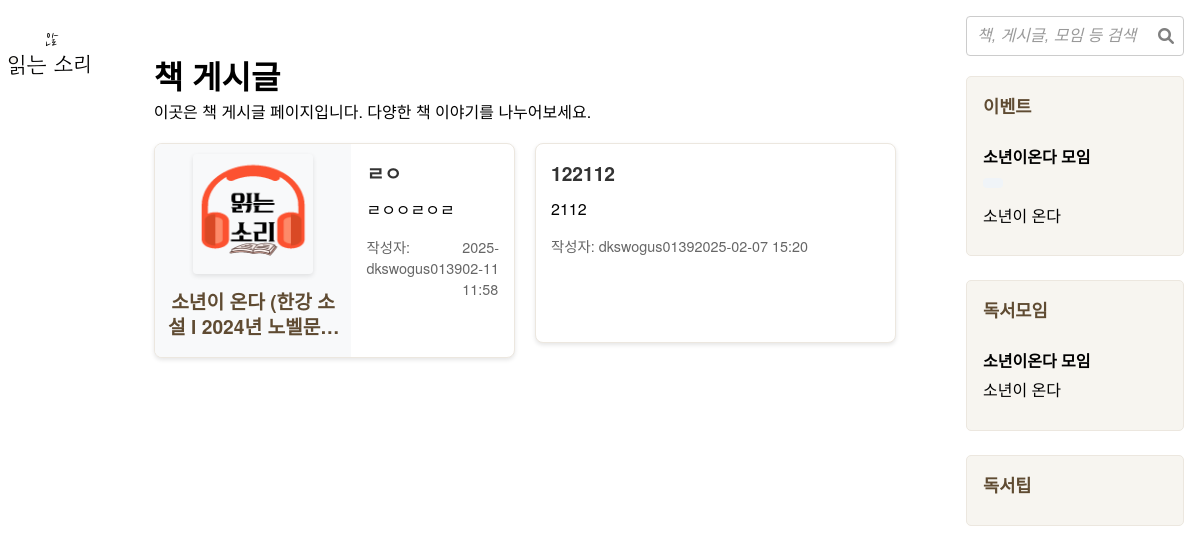
The app's page /community/general_post/ with its own data.
### community/models.py (models this page shows, shortened)
class Post(models.Model):
    title       = models.CharField(max_length=200, verbose_name="제목")
    content     = models.TextField(verbose_name="내용")
    writer      = models.ForeignKey(User, on_delete=models.CASCADE, verbose_name="작성자")
    views       = models.PositiveIntegerField(default=0, verbose_name="조회수")
    postimage_set = GenericRelation(PostImage)
    created_at  = models.DateTimeField(auto_now_add=True, verbose_name="등록일")
    updated_at  = models.DateTimeField(auto_now=True, verbose_name="수정일")
    is_active   = models.BooleanField(default=True, verbose_name="활성화 여부")
    is_pinned   = models.BooleanField(default=False, verbose_name="고정 여부")
    is_deleted  = models.BooleanField(default=False, verbose_name="삭제 여부")
    is_side_bar = models.BooleanField(
        default=False,
        verbose_name="사이드바 노출 여부",
        help_text="게시글을 사이드바에 표시할지 여부를 설정합니다."
    )
    search_vector = SearchVectorField(null=True)                # 검색 기능 추가
    category = models.CharField(
        max_length=50,
        choices=PostCategory.choices,  # 선택 항목 직접 연결
        default=PostCategory.BOOK_POST,
        verbose_name="카테고리",
        help_text="게시글 유형 선택"
    )
    tags        = models.ManyToManyField('PostTag', blank=True, verbose_name="태그")
    likes = GenericRelation('Like')  # 좋아요 관계 추가
    book        = models.ForeignKey(
        'Book',
        on_delete=models.CASCADE,
        null=True,
        blank=True,
        verbose_name="책"
    )
    objects = PostManager()
    class Meta:
        abstract = True
        ordering = ['-is_pinned', '-created_at']
        indexes = [
            GinIndex(fields=['search_vector'])                 # 검색 성능 향상을 위한 인덱스
        ]

class GeneralPost(Post):
    images = GenericRelation(PostImage)
    class Meta(Post.Meta):
        verbose_name = "일반 게시글"
        verbose_name_plural = "일반 게시글 목록"

class Book(models.Model):
    isbn = models.CharField(
        max_length=20,
        unique=True,
        null=True,
        blank=True,
        verbose_name="ISBN"
    )
    title = models.CharField(max_length=200, verbose_name="책 제목")
    author = models.CharField(max_length=100, blank=True, null=True, verbose_name="저자")
    publisher = models.CharField(max_length=100, blank=True, null=True, verbose_name="출판사")
    pubdate = models.CharField(max_length=20, blank=True, null=True, verbose_name="출판일(문자열)")
    thumbnail_url = models.URLField(blank=True, null=True, verbose_name="썸네일 이미지 URL")
    link = models.URLField(blank=True, null=True, verbose_name="도서 링크")
    genre = models.CharField(                                  # 오른쪽 주석: 변경된 BookGenre 모델을 참조
        max_length=50,
        choices=BookGenre.choices,  # 선택 항목 직접 연결
        default=BookGenre.ESSAY,
        verbose_name="책 장르",
        help_text="책 장르 선택"
    )
    description = models.TextField(blank=True, null=True, verbose_name="책 설명")
    priority = models.PositiveIntegerField(
        default=0,
        null=True,
        blank=True,
        verbose_name='우선순위',
        help_text='낮은 숫자가 더 높은 우선순위를 가집니다 (예: 1이 2보다 높음).'
    )
    created_at = models.DateTimeField(
        default=timezone.now,
        verbose_name="등록일"
    )
    updated_at = models.DateTimeField(auto_now=True, verbose_name="수정일")
    is_active = models.BooleanField(default=True, verbose_name="활성화 여부")
    views = models.PositiveIntegerField(default=0, verbose_name="조회수")
    likes = GenericRelation('Like')  # 좋아요 관계 추가
    comments = GenericRelation('Comment')
    is_recommended = models.BooleanField(
        default=False,
        verbose_name="추천도서 여부",
        help_text="추천도서 페이지 노출 여부"
    )
    recommendation_comment = models.CharField(
        max_length=255,
        blank=True,
        null=True,
        verbose_name="추천 코멘트",
        help_text="추천도서 페이지에 표시될 짧은 설명 (150자 이내)"
    )
    class Meta:
        ordering = ['priority', 'title']  # 우선순위 높은(숫자 낮은) 책부터 정렬 후, 제목 순
        verbose_name = "책"
        verbose_name_plural = "책 목록"

class PersonalBookEventPost(Post):
    event_start_date = models.DateTimeField(
        null=True,  # null 허용 ▶ null 허용
        blank=True, # 공백 허용 ▶ 공백 허용
        verbose_name="이벤트 시작일시"  # 이벤트 시작일시 ▶ 읽기 편한 표시
    )
    event_end_date = models.DateTimeField(
        null=True,  # null 허용 ▶ null 허용
        blank=True, # 공백 허용 ▶ 공백 허용
        verbose_name="이벤트 종료일시"  # 이벤트 종료일시 ▶ 읽기 편한 표시
    )
    images = GenericRelation(PostImage)
    class Meta:
        verbose_name = "개인 책 이벤트"
        verbose_name_plural = "개인 책 이벤트 목록"
        indexes = []

class ReadingGroupPost(Post):
    event_date = models.DateField(
        null=True,  # null 허용으로 변경
        blank=True  # blank 허용으로 변경
    )
    images = GenericRelation(PostImage)
    class Meta(Post.Meta):
        verbose_name = "독서 모임 게시글"
        verbose_name_plural = "독서 모임 게시글 목록"

### community/views.py (the view)
# urls.py: path('general_post/', views.general_post, name='general_post'), # 일반 게시판 뷰
def general_post(request):
    posts = GeneralPost.objects.all().order_by('-is_pinned', '-created_at').prefetch_related('tags')  # 고정 게시글 우선, 이후 최근 게시글 정렬
    context = {
        **get_common_context(request),
        "posts": posts
    }
    return render(request, 'community/general_post.html', context)

### community/models.py (called while the page is built)
    def get_queryset(self):
        return super().get_queryset().filter(is_deleted=False, is_active=True)

### community/templates/community/general_post.html (shortened to what this page needs)
{% extends "community/base.html" %}
{% load static %}
{% block content %}
  <div class="post-list-container">
    <h1>책 게시글</h1>
    <p>이곳은 책 게시글 페이지입니다. 다양한 책 이야기를 나누어보세요.</p>
    {% if posts %}
      <div class="post-grid">
        {% for post in posts %}
          <a href="{% url 'community:general_post_detail' post.pk %}" class="post-card-link">
            <div class="post-card">
              {% if post.book %}
                <div class="book-info">
                  {% if post.book.thumbnail_url %}
                    <img src="{{ post.book.thumbnail_url }}" alt="{{ post.book.title }}" class="book-thumbnail">
                  {% endif %}
                  <h4 class="book-title">{{ post.book.title }}</h4>
                </div>
              {% endif %}
              <div class="post-content">
                <h3>{{ post.title }}</h3>
                <p>{{ post.content|truncatechars:150 }}</p>
                <div class="post-meta">
                  <span class="writer">작성자: {{ post.writer.username }}</span>
                  <span class="date">{{ post.created_at|date:"Y-m-d H:i" }}</span>
                </div>
              </div>
            </div>
          </a>
        {% endfor %}
      </div>
    {% else %}
      <p class="no-posts">아직 작성된 게시글이 없습니다.</p>
    {% endif %}
  </div>
{% endblock %}

### community/templates/community/base.html (shortened to what this page needs)
{% load static %}
<!DOCTYPE html>
<html lang="ko">
<head>
  <link rel="stylesheet" href="{% static 'community/css/style.css' %}" />
  <link
    rel="stylesheet"
    href="https://cdnjs.cloudflare.com/ajax/libs/font-awesome/6.0.0-beta3/css/all.min.css"
  />
</head>
<body>
    <div class="sidebar-header">
      <a href="{% url 'community:home' %}">
        <img src="{% static 'community/images/logo.png' %}" alt="읽는소리" class="brand-logo" />
      </a>
    </div>
  <main class="content">
    {% block content %}
    {% endblock %}
  </main>
  <aside class="sidebar right-sidebar">
    <div class="search-container" data-search-url="{% url 'community:search' %}">
      <input type="text" id="search-input" placeholder="책, 게시글, 모임 등 검색" />
      <i class="fas fa-search" id="search-icon"></i>
    </div>
    <div class="sidebar-section">
        <h2>이벤트</h2>
        <div class="event-list">
            {% for event in sidebar.events %}
            <div class="event-item">
                <h4>{{ event.title }}</h4>
                <p class="event-date">{{ event.event_date|date:"Y.m.d" }}</p>
                <p class="event-content">{{ event.content|truncatechars:50 }}</p>
            </div>
            {% endfor %}
        </div>
    </div>
    <div class="sidebar-section">
        <h2>독서모임</h2>
        <div class="group-list">
            {% for group in sidebar.reading_groups %}
            <div class="group-item">
                <h4>{{ group.title }}</h4>
                <p class="group-content">{{ group.content|truncatechars:50 }}</p>
            </div>
            {% endfor %}
        </div>
    </div>
    <div class="sidebar-section">
        <h2>독서팁</h2>
    </div>
  </aside>
</body>
</html>

### community/static/community/css/style.css (style rules this page uses)
* { margin: 0; padding: 0; box-sizing: border-box; }
body { display: flex; min-height: 100vh; justify-content: center; font-family: "Helvetica Neue", Helvetica, Arial, sans-serif; background-color: #ffffff; }
.sidebar { width: 250px; background-color: #F7F5F0; padding: 1rem; border-right: 2px solid #d8c9b7; display: flex; flex-direction: column; justify-content: space-between; transition: width 0.3s ease; overflow-x: hidden; }
.sidebar-header { text-align: center; padding: 0.5rem 0; margin-bottom: 0.5rem; }
.brand-logo { max-width: 100px; height: auto; display: block; margin: 0 auto; background-color: transparent; }
.sidebar.right-sidebar { border-right: none; background-color: #ffffff; display: flex; flex-direction: column; justify-content: flex-start; width: 250px; padding: 1rem; transition: all 0.3s ease; opacity: 1; transform: translateX(0); }
.sidebar-section { background-color: #f7f5f0; border: 1px solid #ece7df; border-radius: 5px; padding: 1rem; margin-bottom: 1.5rem; transition: transform 0.2s; }
.sidebar-section h2 { margin-bottom: 0.8rem; color: #5f4b32; font-size: 1.1rem; font-weight: 600; }
.event-item, .group-item, .tip-item { padding: 0.8rem 0; border-bottom: 1px solid #ece7df; }
.event-item:last-child, .group-item:last-child, .tip-item:last-child { border-bottom: none; }
.event-date, .meeting-time, .tip-category { font-size: 0.85rem; color: #7f6e58; margin: 0.3rem 0; }
.book-thumbnail { max-width: 200px; height: auto; margin: 0 auto 15px; display: block; border-radius: 8px; box-shadow: 0 2px 5px rgba(0,0,0,0.1); }
.content { flex: 1; padding: 1rem 2rem; display: flex; flex-direction: column; max-width: 1200px; }
.post-card { width: 100%; height: auto; min-height: 200px; display: flex; background-color: #fcfaf7; border: 1px solid #ece7df; border-radius: 8px; box-shadow: 0 2px 4px rgba(0,0,0,0.1); overflow: hidden; position: relative; }
.post-card-link { text-decoration: none; color: inherit; display: block; }
.post-card { width: 100%; }
.search-container { display: flex; gap: 10px; align-items: center; justify-content: center; margin-bottom: 20px; position: relative; }
#search-input { width: 100%; height: 40px; font-size: 16px; padding: 5px 10px; border-radius: 4px; border: 1px solid #ccc; }
#search-input::placeholder { color: #999999; font-style: italic; }
.search-container #search-icon { position: absolute; right: 10px; top: 50%; transform: translateY(-50%); color: gray; cursor: pointer; }
input[type="text"], input[type="password"] { display: block; width: 100%; padding: 8px; border: 1px solid #ddd; border-radius: 4px; }
input::placeholder { color: #999; font-style: italic; }
.post-list-container { padding: 20px; max-width: 1200px; margin: 0 auto; }
.post-grid { display: grid; grid-template-columns: repeat(auto-fill, minmax(300px, 1fr)); gap: 20px; margin-top: 20px; }
.post-card { background: #fff; border-radius: 8px; box-shadow: 0 2px 4px rgba(0, 0, 0, 0.1); overflow: hidden; transition: transform 0.2s ease; }
.book-info { padding: 10px; background: #f8f9fa; text-align: center; }
.book-thumbnail { max-width: 120px; height: auto; border-radius: 4px; }
.book-title { margin: 10px 0; font-size: 1rem; color: #333; }
.post-content { padding: 15px; }
.post-content h3 { margin: 0 0 10px; font-size: 1.2rem; color: #333; }
.post-meta { display: flex; justify-content: space-between; margin-top: 15px; font-size: 0.9rem; color: #666; }
.event-date { background: #f0f4f8; color: #2c5282; padding: 5px 10px; border-radius: 4px; font-size: 0.9rem; margin: 10px 0; display: inline-block; }
.book-title { font-size: 1.2rem; color: #5f4b32; margin-bottom: 0.5rem; line-height: 1.3; display: -webkit-box; -webkit-line-clamp: 2; -webkit-box-orient: vertical; overflow: hidden; }
.search-container { position: relative; }
.search-container input { width: 100%; padding-right: 40px; }

### records on screen
GeneralPost: book "소년이 온다 (한강 소설 l…", title "ㄹㅇ", content "ㄹㅇㅇㄹㅇㄹ", writer.username "dkswogus0139", created_at "2025-02-11 11:58"
GeneralPost: title "122112", content "2112", writer.username "dkswogus0139", created_at "2025-02-07 15:20"
PersonalBookEventPost: title "소년이온다 모임", content "소년이 온다"
ReadingGroupPost: title "소년이온다 모임", content "소년이 온다"
